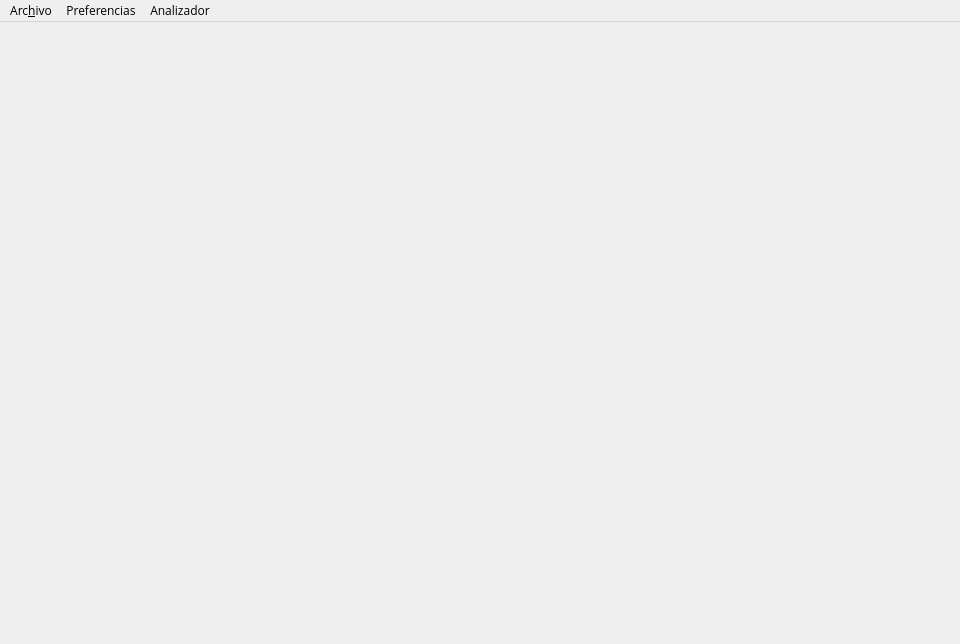
<?xml version="1.0" encoding="UTF-8"?>
<ui version="4.0">
 <class>oswiEditor</class>
 <widget class="QMainWindow" name="oswiEditor">
  <property name="geometry">
   <rect>
    <x>0</x>
    <y>0</y>
    <width>960</width>
    <height>644</height>
   </rect>
  </property>
  <property name="windowTitle">
   <string>Oswi</string>
  </property>
  <property name="windowIcon">
   <iconset theme="text-x-generic"/>
  </property>
  <widget class="QWidget" name="centralwidget"/>
  <widget class="QMenuBar" name="menubar">
   <property name="geometry">
    <rect>
     <x>0</x>
     <y>0</y>
     <width>960</width>
     <height>23</height>
    </rect>
   </property>
   <property name="font">
    <font>
     <family>Open Sans</family>
    </font>
   </property>
   <widget class="QMenu" name="menuArchivo">
    <property name="title">
     <string>Arc&amp;hivo</string>
    </property>
    <addaction name="actionNuevo"/>
    <addaction name="actionAbrir"/>
    <addaction name="actionGuardar"/>
    <addaction name="actionGuardar_como"/>
    <addaction name="separator"/>
    <addaction name="actionSalir"/>
   </widget>
   <widget class="QMenu" name="menuPreferencias">
    <property name="title">
     <string>Preferencias</string>
    </property>
    <addaction name="actionZoom_In"/>
    <addaction name="actionZoom_Out"/>
    <addaction name="actionCambiar_fuente"/>
    <addaction name="separator"/>
    <addaction name="actionCambiar_Tema"/>
   </widget>
   <widget class="QMenu" name="menuAnalizador">
    <property name="title">
     <string>Analizador</string>
    </property>
    <addaction name="actionLexico"/>
    <addaction name="actionSintactio"/>
   </widget>
   <addaction name="menuArchivo"/>
   <addaction name="menuPreferencias"/>
   <addaction name="menuAnalizador"/>
  </widget>
  <action name="actionNuevo">
   <property name="icon">
    <iconset theme="QIcon::ThemeIcon::DocumentNew"/>
   </property>
   <property name="text">
    <string>&amp;Nuevo</string>
   </property>
   <property name="font">
    <font>
     <family>Open Sans</family>
    </font>
   </property>
   <property name="shortcut">
    <string>Ctrl+N</string>
   </property>
  </action>
  <action name="actionAbrir">
   <property name="icon">
    <iconset theme="QIcon::ThemeIcon::DocumentOpen"/>
   </property>
   <property name="text">
    <string>&amp;Abrir</string>
   </property>
   <property name="font">
    <font>
     <family>Open Sans</family>
    </font>
   </property>
   <property name="shortcut">
    <string>Ctrl+O</string>
   </property>
  </action>
  <action name="actionGuardar">
   <property name="icon">
    <iconset theme="QIcon::ThemeIcon::DocumentSave"/>
   </property>
   <property name="text">
    <string>&amp;Guardar</string>
   </property>
   <property name="font">
    <font>
     <family>Open Sans</family>
    </font>
   </property>
   <property name="shortcut">
    <string>Ctrl+S</string>
   </property>
  </action>
  <action name="actionGuardar_como">
   <property name="icon">
    <iconset theme="QIcon::ThemeIcon::DocumentSaveAs"/>
   </property>
   <property name="text">
    <string>Guardar &amp;como..</string>
   </property>
   <property name="font">
    <font>
     <family>Open Sans</family>
    </font>
   </property>
   <property name="shortcut">
    <string>Ctrl+Shift+S</string>
   </property>
  </action>
  <action name="actionSalir">
   <property name="icon">
    <iconset theme="QIcon::ThemeIcon::ApplicationExit"/>
   </property>
   <property name="text">
    <string>&amp;Salir</string>
   </property>
   <property name="font">
    <font>
     <family>Open Sans</family>
    </font>
   </property>
   <property name="shortcut">
    <string>Ctrl+Q</string>
   </property>
  </action>
  <action name="actionCambiar_Tema">
   <property name="icon">
    <iconset theme="QIcon::ThemeIcon::SystemReboot"/>
   </property>
   <property name="text">
    <string>&amp;Cambiar Tema</string>
   </property>
   <property name="font">
    <font>
     <family>Open Sans</family>
    </font>
   </property>
  </action>
  <action name="actionLexico">
   <property name="icon">
    <iconset theme="QIcon::ThemeIcon::FormatTextDirectionLtr"/>
   </property>
   <property name="text">
    <string>Léxico</string>
   </property>
   <property name="font">
    <font>
     <family>Open Sans</family>
    </font>
   </property>
  </action>
  <action name="actionSintactio">
   <property name="icon">
    <iconset theme="QIcon::ThemeIcon::FormatJustifyCenter"/>
   </property>
   <property name="text">
    <string>Sintactico</string>
   </property>
   <property name="toolTip">
    <string>Lexico</string>
   </property>
   <property name="font">
    <font>
     <family>Open Sans</family>
    </font>
   </property>
  </action>
  <action name="actionZoom_In">
   <property name="icon">
    <iconset theme="QIcon::ThemeIcon::ZoomIn"/>
   </property>
   <property name="text">
    <string>&amp;Incrementar tamaño de fuente</string>
   </property>
   <property name="shortcut">
    <string>Ctrl+=</string>
   </property>
  </action>
  <action name="actionZoom_Out">
   <property name="icon">
    <iconset theme="QIcon::ThemeIcon::ZoomOut"/>
   </property>
   <property name="text">
    <string>&amp;Disminuir tamaño de fuente</string>
   </property>
   <property name="shortcut">
    <string>Ctrl+-</string>
   </property>
  </action>
  <action name="actionCambiar_fuente">
   <property name="icon">
    <iconset theme="QIcon::ThemeIcon::FormatTextBold"/>
   </property>
   <property name="text">
    <string>Cambiar &amp;fuente</string>
   </property>
  </action>
 </widget>
 <resources/>
 <connections/>
</ui>
